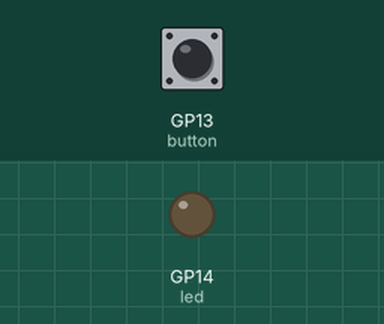
Recording of a program running on a simulated Raspberry Pi Pico running CircuitPython. On the bench: output pins drawn as LEDs (lit = HIGH). The inputs (shaded band) are chosen by the test bench; at power-on: GP13 (button) HIGH.

Above: at 1.2 s.
1.3 s: GP13 (button) pulled LOW for 0.15 s
At 1.4 s:
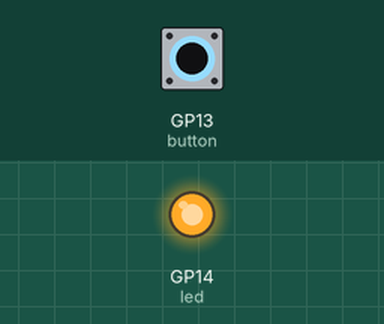
3.0 s: GP13 (button) pulled LOW for 3.2 s
At 7.0 s:
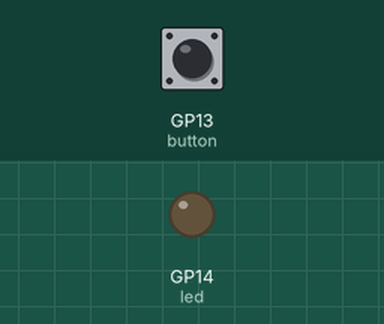
Timing chart, 0 to 8.5 s (numbered marks = the images above; inputs shaded):
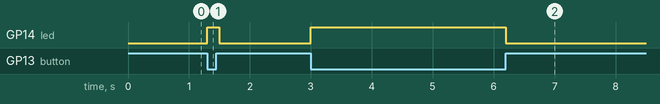

The program:

blink-button.py
```python
import board
import digitalio
import time

button = digitalio.DigitalInOut(board.GP13)
button.switch_to_input(pull=digitalio.Pull.UP)

led = digitalio.DigitalInOut(board.GP14)
led.switch_to_output()

while True:
    led.value = not button.value
    time.sleep(0.1)
```

Measured:
- after the input at 1.3 s, GP14 (led): LOW → HIGH at once, → LOW 0.20 s later
- after the input at 3.0 s, GP14 (led): LOW → HIGH at once, → LOW 3.2 s later
